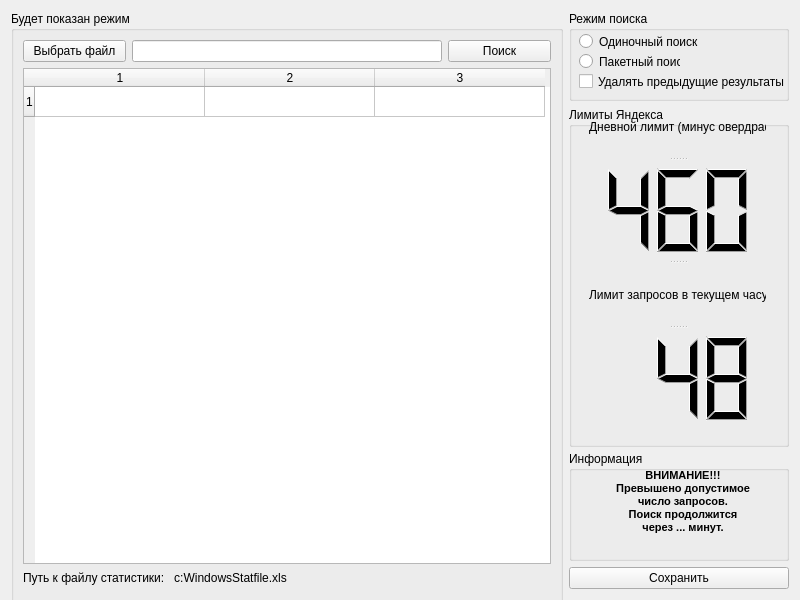
<?xml version="1.0" encoding="UTF-8"?>
<ui version="4.0">
 <class>YaP</class>
 <widget class="QWidget" name="YaP">
  <property name="enabled">
   <bool>true</bool>
  </property>
  <property name="geometry">
   <rect>
    <x>0</x>
    <y>0</y>
    <width>800</width>
    <height>600</height>
   </rect>
  </property>
  <property name="sizePolicy">
   <sizepolicy hsizetype="Maximum" vsizetype="Maximum">
    <horstretch>50</horstretch>
    <verstretch>50</verstretch>
   </sizepolicy>
  </property>
  <property name="minimumSize">
   <size>
    <width>800</width>
    <height>600</height>
   </size>
  </property>
  <property name="sizeIncrement">
   <size>
    <width>0</width>
    <height>0</height>
   </size>
  </property>
  <property name="windowTitle">
   <string>Form</string>
  </property>
  <layout class="QGridLayout" name="gridLayout">
   <item row="0" column="1">
    <widget class="QGroupBox" name="groupBox_mode">
     <property name="sizePolicy">
      <sizepolicy hsizetype="Fixed" vsizetype="Fixed">
       <horstretch>0</horstretch>
       <verstretch>0</verstretch>
      </sizepolicy>
     </property>
     <property name="minimumSize">
      <size>
       <width>220</width>
       <height>90</height>
      </size>
     </property>
     <property name="title">
      <string>Режим поиска</string>
     </property>
     <widget class="QRadioButton" name="radioButton_single_mode">
      <property name="geometry">
       <rect>
        <x>10</x>
        <y>20</y>
        <width>131</width>
        <height>21</height>
       </rect>
      </property>
      <property name="text">
       <string>Одиночный поиск</string>
      </property>
     </widget>
     <widget class="QRadioButton" name="radioButton_file_mode">
      <property name="geometry">
       <rect>
        <x>10</x>
        <y>40</y>
        <width>101</width>
        <height>21</height>
       </rect>
      </property>
      <property name="text">
       <string>Пакетный поиск</string>
      </property>
     </widget>
     <widget class="QCheckBox" name="checkBox">
      <property name="geometry">
       <rect>
        <x>10</x>
        <y>60</y>
        <width>211</width>
        <height>21</height>
       </rect>
      </property>
      <property name="text">
       <string>Удалять предыдущие результаты</string>
      </property>
     </widget>
    </widget>
   </item>
   <item row="2" column="1">
    <spacer name="vSpacer_under_limits">
     <property name="orientation">
      <enum>Qt::Vertical</enum>
     </property>
     <property name="sizeHint" stdset="0">
      <size>
       <width>20</width>
       <height>40</height>
      </size>
     </property>
    </spacer>
   </item>
   <item row="1" column="1">
    <widget class="QGroupBox" name="groupBox_limits">
     <property name="sizePolicy">
      <sizepolicy hsizetype="Fixed" vsizetype="MinimumExpanding">
       <horstretch>0</horstretch>
       <verstretch>0</verstretch>
      </sizepolicy>
     </property>
     <property name="minimumSize">
      <size>
       <width>220</width>
       <height>340</height>
      </size>
     </property>
     <property name="title">
      <string>Лимиты Яндекса</string>
     </property>
     <widget class="QSplitter" name="splitter_gb_limits">
      <property name="geometry">
       <rect>
        <x>20</x>
        <y>-10</y>
        <width>177</width>
        <height>331</height>
       </rect>
      </property>
      <property name="orientation">
       <enum>Qt::Vertical</enum>
      </property>
      <widget class="QLabel" name="label_day_limit">
       <property name="text">
        <string>Дневной лимит (минус овердрафт)</string>
       </property>
      </widget>
      <widget class="QLCDNumber" name="lcdNumber_day_limit">
       <property name="font">
        <font>
         <pointsize>18</pointsize>
         <weight>50</weight>
         <bold>false</bold>
        </font>
       </property>
       <property name="frameShape">
        <enum>QFrame::NoFrame</enum>
       </property>
       <property name="digitCount">
        <number>3</number>
       </property>
       <property name="segmentStyle">
        <enum>QLCDNumber::Filled</enum>
       </property>
       <property name="intValue" stdset="0">
        <number>460</number>
       </property>
      </widget>
      <widget class="QLabel" name="label_hour_limit">
       <property name="text">
        <string>Лимит запросов в текущем часу</string>
       </property>
      </widget>
      <widget class="QLCDNumber" name="lcdNumber_hour_limit">
       <property name="font">
        <font>
         <pointsize>18</pointsize>
         <weight>50</weight>
         <bold>false</bold>
        </font>
       </property>
       <property name="frameShape">
        <enum>QFrame::NoFrame</enum>
       </property>
       <property name="digitCount">
        <number>3</number>
       </property>
       <property name="segmentStyle">
        <enum>QLCDNumber::Filled</enum>
       </property>
       <property name="intValue" stdset="0">
        <number>48</number>
       </property>
      </widget>
     </widget>
    </widget>
   </item>
   <item row="3" column="1" rowspan="2">
    <widget class="QGroupBox" name="groupBox_info">
     <property name="sizePolicy">
      <sizepolicy hsizetype="Preferred" vsizetype="Expanding">
       <horstretch>0</horstretch>
       <verstretch>0</verstretch>
      </sizepolicy>
     </property>
     <property name="minimumSize">
      <size>
       <width>0</width>
       <height>110</height>
      </size>
     </property>
     <property name="maximumSize">
      <size>
       <width>16777215</width>
       <height>150</height>
      </size>
     </property>
     <property name="title">
      <string>Информация</string>
     </property>
     <widget class="QLabel" name="label_info">
      <property name="geometry">
       <rect>
        <x>20</x>
        <y>10</y>
        <width>188</width>
        <height>81</height>
       </rect>
      </property>
      <property name="font">
       <font>
        <pointsize>8</pointsize>
        <weight>75</weight>
        <italic>false</italic>
        <bold>true</bold>
       </font>
      </property>
      <property name="text">
       <string>ВНИМАНИЕ!!!
Превышено допустимое
число запросов.
Поиск продолжится
через ... минут.</string>
      </property>
      <property name="textFormat">
       <enum>Qt::AutoText</enum>
      </property>
      <property name="scaledContents">
       <bool>false</bool>
      </property>
      <property name="alignment">
       <set>Qt::AlignCenter</set>
      </property>
     </widget>
    </widget>
   </item>
   <item row="5" column="1">
    <widget class="QPushButton" name="btn_save">
     <property name="text">
      <string>Сохранить</string>
     </property>
    </widget>
   </item>
   <item row="0" column="0" rowspan="6">
    <widget class="QGroupBox" name="groupBox_main">
     <property name="sizePolicy">
      <sizepolicy hsizetype="Preferred" vsizetype="Preferred">
       <horstretch>0</horstretch>
       <verstretch>0</verstretch>
      </sizepolicy>
     </property>
     <property name="minimumSize">
      <size>
       <width>530</width>
       <height>600</height>
      </size>
     </property>
     <property name="sizeIncrement">
      <size>
       <width>600</width>
       <height>0</height>
      </size>
     </property>
     <property name="title">
      <string>Будет показан режим</string>
     </property>
     <property name="flat">
      <bool>false</bool>
     </property>
     <property name="checkable">
      <bool>false</bool>
     </property>
     <layout class="QGridLayout" name="gridLayout_3">
      <item row="0" column="0">
       <layout class="QGridLayout" name="gridLayout_main">
        <item row="0" column="4">
         <widget class="QPushButton" name="btn_search">
          <property name="text">
           <string>Поиск</string>
          </property>
         </widget>
        </item>
        <item row="0" column="1" colspan="3">
         <widget class="QLineEdit" name="lineEdit_single_query">
          <property name="sizePolicy">
           <sizepolicy hsizetype="MinimumExpanding" vsizetype="Fixed">
            <horstretch>0</horstretch>
            <verstretch>0</verstretch>
           </sizepolicy>
          </property>
          <property name="minimumSize">
           <size>
            <width>37</width>
            <height>0</height>
           </size>
          </property>
         </widget>
        </item>
        <item row="0" column="0">
         <widget class="QPushButton" name="btn_fileopen">
          <property name="text">
           <string>Выбрать файл</string>
          </property>
         </widget>
        </item>
        <item row="1" column="0" colspan="5">
         <widget class="QTableWidget" name="table_results">
          <property name="sizePolicy">
           <sizepolicy hsizetype="Expanding" vsizetype="Expanding">
            <horstretch>0</horstretch>
            <verstretch>0</verstretch>
           </sizepolicy>
          </property>
          <property name="minimumSize">
           <size>
            <width>500</width>
            <height>496</height>
           </size>
          </property>
          <property name="rowCount">
           <number>1</number>
          </property>
          <property name="columnCount">
           <number>3</number>
          </property>
          <attribute name="horizontalHeaderCascadingSectionResizes">
           <bool>false</bool>
          </attribute>
          <attribute name="horizontalHeaderDefaultSectionSize">
           <number>170</number>
          </attribute>
          <attribute name="horizontalHeaderMinimumSectionSize">
           <number>31</number>
          </attribute>
          <attribute name="horizontalHeaderShowSortIndicator" stdset="0">
           <bool>false</bool>
          </attribute>
          <attribute name="horizontalHeaderStretchLastSection">
           <bool>false</bool>
          </attribute>
          <attribute name="verticalHeaderCascadingSectionResizes">
           <bool>false</bool>
          </attribute>
          <row/>
          <column/>
          <column/>
          <column/>
         </widget>
        </item>
        <item row="2" column="0" colspan="5">
         <widget class="QLabel" name="label_filepath">
          <property name="minimumSize">
           <size>
            <width>0</width>
            <height>42</height>
           </size>
          </property>
          <property name="text">
           <string>Путь к файлу статистики:   c:WindowsStatfile.xls</string>
          </property>
         </widget>
        </item>
       </layout>
      </item>
     </layout>
    </widget>
   </item>
  </layout>
 </widget>
 <resources/>
 <connections/>
</ui>
